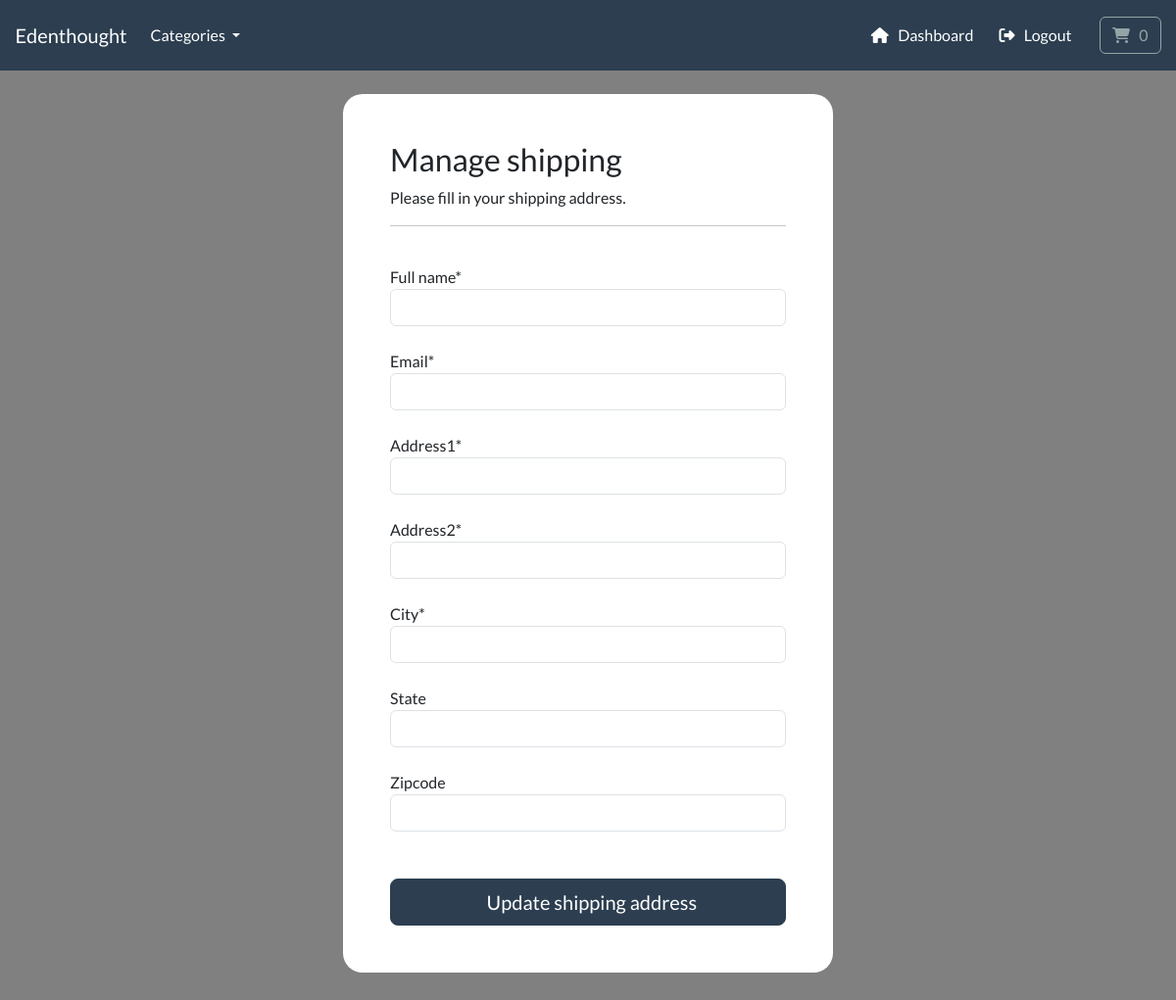
Page /account/manage-shipping (signed in) on the earlier database version.
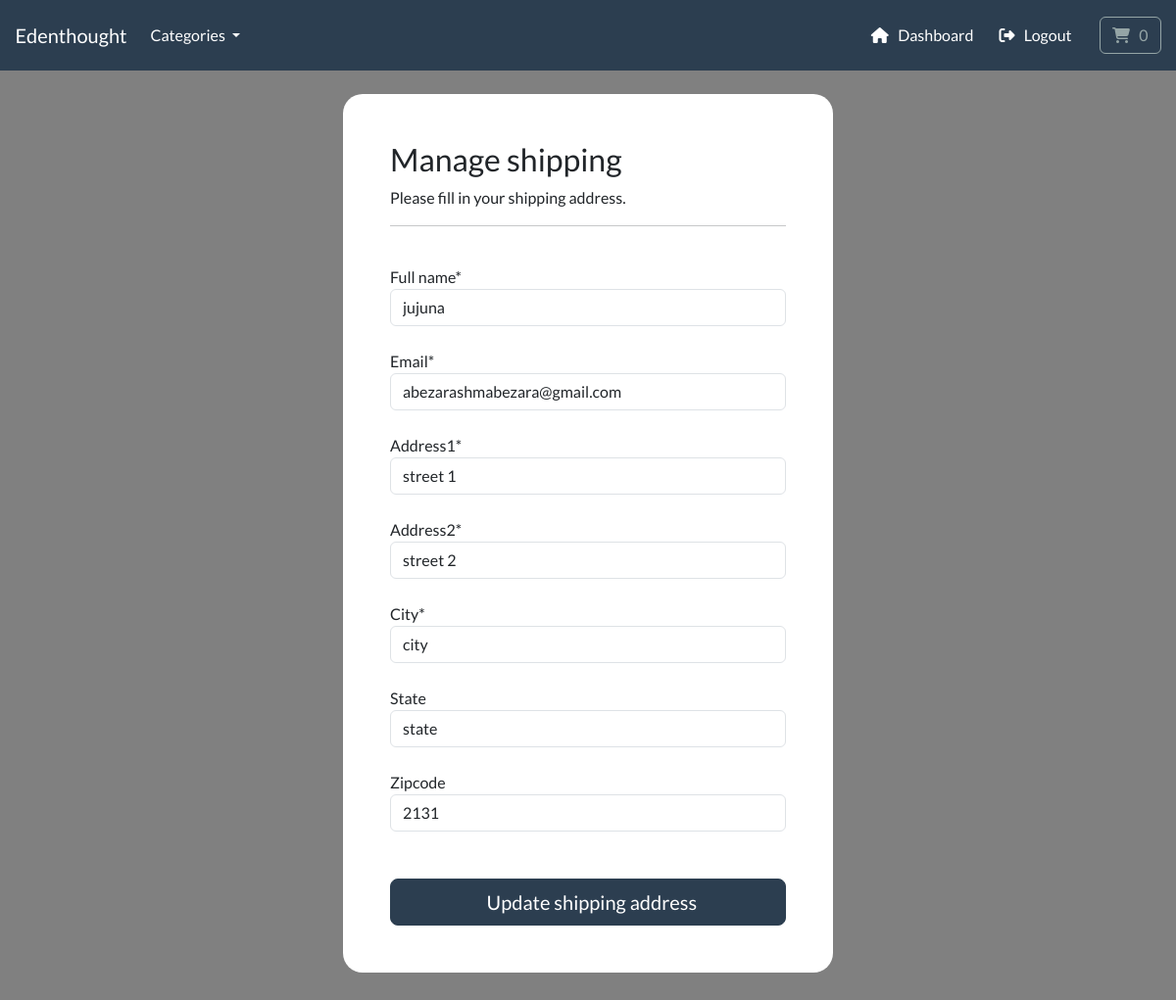
Same page on the later database version.
### payment/models.py (models this page shows, shortened)
class ShippingAddress(models.Model):
    full_name       = models.CharField(max_length=300)
    email           = models.EmailField(max_length=255)
    address1        = models.CharField(max_length=300)
    address2        = models.CharField(max_length=300)
    city            = models.CharField(max_length=255)
    state           = models.CharField(max_length=255, null=True, blank=True)
    zipcode         = models.CharField(max_length=255, null=True, blank=True)
    user            = models.ForeignKey(User, on_delete=models.CASCADE, null=True, blank=True)
    class Meta:
        verbose_name_plural = "Shipping Address"

### account/views.py (the view, shortened to what this page needs)
# urls.py: path("manage-shipping", views.manage_shipping, name="manage-shipping"),
def manage_shipping(request):
    try:
        shipping = ShippingAddress.objects.get(user=request.user.id)
    except ShippingAddress.DoesNotExist:
        shipping = None
    form = ShippingForm(instance=shipping)
    context = {
        "form": form,
    }
    return render(request, "account/manage-shipping.html", context)

### payment/forms.py
class ShippingForm(forms.ModelForm):
    class Meta:
        model = ShippingAddress
        fields = ["full_name", "email", "address1", "address2", "city", "state", "zipcode"]
        exclude = ["user",]

### cart/cart.py (called while the page is built)
    def __len__(self):
        return sum(item["qty"] for item in self.cart.values())

### cart/context_processors.py (called while the page is built)
def cart(request):
    return {"cart":Cart(request)}

### store/models.py (called while the page is built)
    def get_absolute_url(self):
        return reverse("list-category", args=[self.slug])

### store/views.py (called while the page is built)
def categories(request):
    all_categories = Category.objects.all()
    context = {
        "all_categories": all_categories,
    }
    return(context)

### templates/account/manage-shipping.html (shortened to what this page needs)
{% include "base.html" %}
{% load static %}
{% load crispy_forms_tags %}
{% block content %}
  <body>
    <br>
    <div class="container bg-white shadow-md p-5 form-layout">
      <h3>Manage shipping</h3>
      <p>Please fill in your shipping address.</p>
      <hr>
      <br>
      <form autocomplete="off" method="POST">
        {{form.full_name|as_crispy_field}}
        <br>
        {{form.email|as_crispy_field}}
        <br>
        {{form.address1|as_crispy_field}}
        <br>
        {{form.address2|as_crispy_field}}
        <br>
        {{form.city|as_crispy_field}}
        <br>
        {{form.state|as_crispy_field}}
        <br>
        {{form.zipcode|as_crispy_field}}
        <br><br>
        <button type="submit" class="btn btn-primary btn-lg w-100 btn-block p-2" name="button"> &nbsp; Update shipping address</button>
      </form>
    </div>
  </body>
{% endblock %}

### templates/base.html (shortened to what this page needs)
{% load static %}
<!DOCTYPE html>
<html>
    <head>
        <link rel="stylesheet" href="https://bootswatch.com/5/flatly/bootstrap.min.css">
        <link rel="stylesheet" href="https://cdnjs.cloudflare.com/ajax/libs/font-awesome/6.4.0/css/all.min.css" />
        <link rel="stylesheet" href="{% static 'css/styles.css' %}">
    </head>
    <nav class="navbar navbar-expand-lg bg-primary justify-content-center">
        <a class="navbar-brand main-heading text-white" href="{% url 'store' %}">
        &nbsp; &nbsp; Edenthought
        </a>
        <div class="collapse navbar-collapse" id="navbarCollapse">
            <ul class="navbar-nav me-auto mb-2 mb-md-0">
                <li class="nav-item dropdown">
                    <a class="nav-link dropdown-toggle text-white" href="#" id="navbarDropdown" role="button"
                    data-bs-toggle="dropdown" aria-expanded="false">
                        Categories
                    </a>
                </li>
            </ul>
        </div>
        <div class="collapse navbar-collapse text-center" id="navbarNavDropdown">
            <ul class="navbar-nav ms-auto">
              {% if user.is_authenticated %}
                <li class="nav-item">
                    <a class="btn btn-alert navbar-btn text-white" type="button"  href="{% url 'dashboard' %}"><i class="fa-solid fa-house"></i> &nbsp; Dashboard </a>
                </li>
              {% else %}
                <li class="nav-item">
                    <a class="btn btn-alert navbar-btn text-white" type="button"  href="{% url 'register' %}"> Register </a>
                </li>
              {% endif %}
              {% if user.is_authenticated %}
                <li class="nav-item">
                    <a class="btn btn-alert navbar-btn text-white" type="button"  href="{% url 'logout' %}"><i class="fa-solid fa-right-from-bracket"></i> &nbsp; Logout </a>
                </li>
              {% else %}
                <li class="nav-item">
                    <a class="btn btn-alert navbar-btn text-white" type="button"  href="{% url 'login' %}"> Login </a>
                </li>
              {% endif %}
                <li class="nav-item">
                    <a type="button" role="button" href="{% url 'cart-summary' %}" class="btn btn-outline-secondary">
                        <i class="fa fa-shopping-cart" aria-hidden="true"> </i>
                        <div id="cart-qty" class="d-inline-flex">
                          {% with qty_amount=cart|length %}
                            {% if qty_amount > 0 %}
                              {{ qty_amount }}
                              {% else %}
                                  0
                            {% endif %}
                          {% endwith %}
                        </div>
                    </a>
                </li>
            </ul>
        </div>
    </nav>
    <body>
    </body>
</html>

### static/css/styles.css (style rules this page uses)
.form-layout { border-radius: 20px; width: 500px; }

### templates/account/manage-shipping.html (style rules this page uses)
body { background-color: gray; }

Differences in the rows shown:
added ShippingAddress: full_name "jujuna", email "abezarashmabezara@gmail.com", address1 "street 1", address2 "street 2", city "city", state "state", zipcode "2131"
